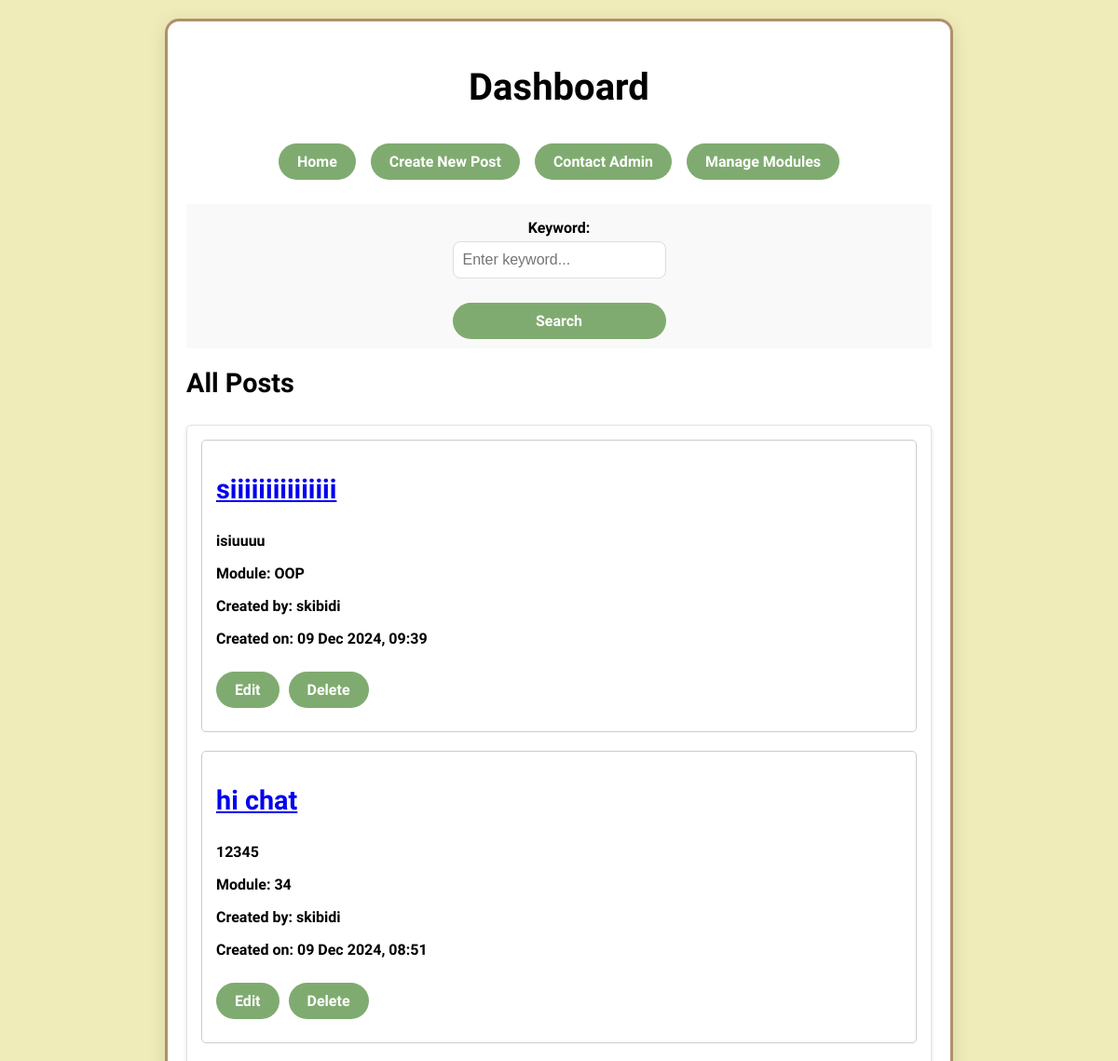
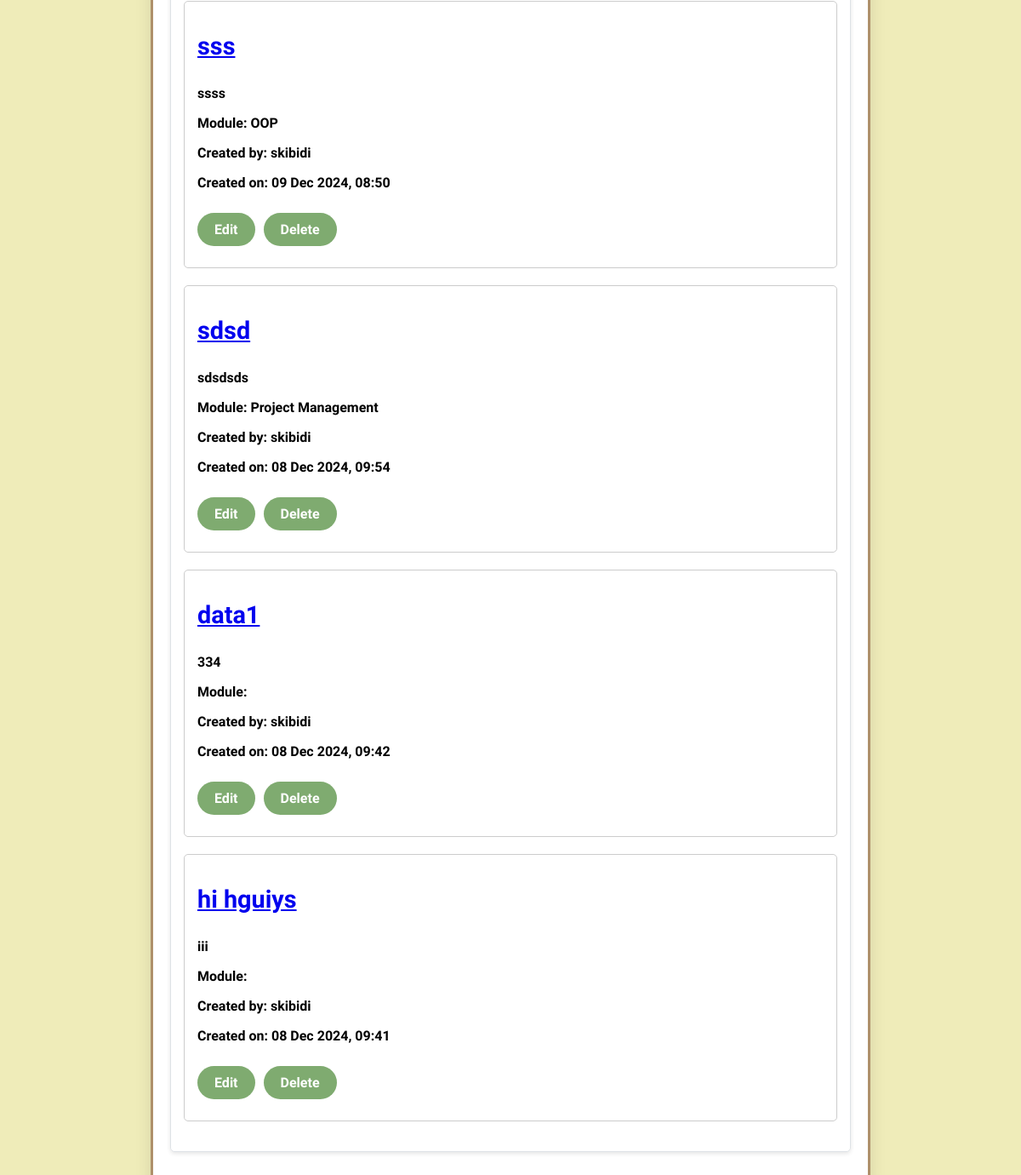
Page / (signed in) on the earlier database version (2 pictures, top to bottom).
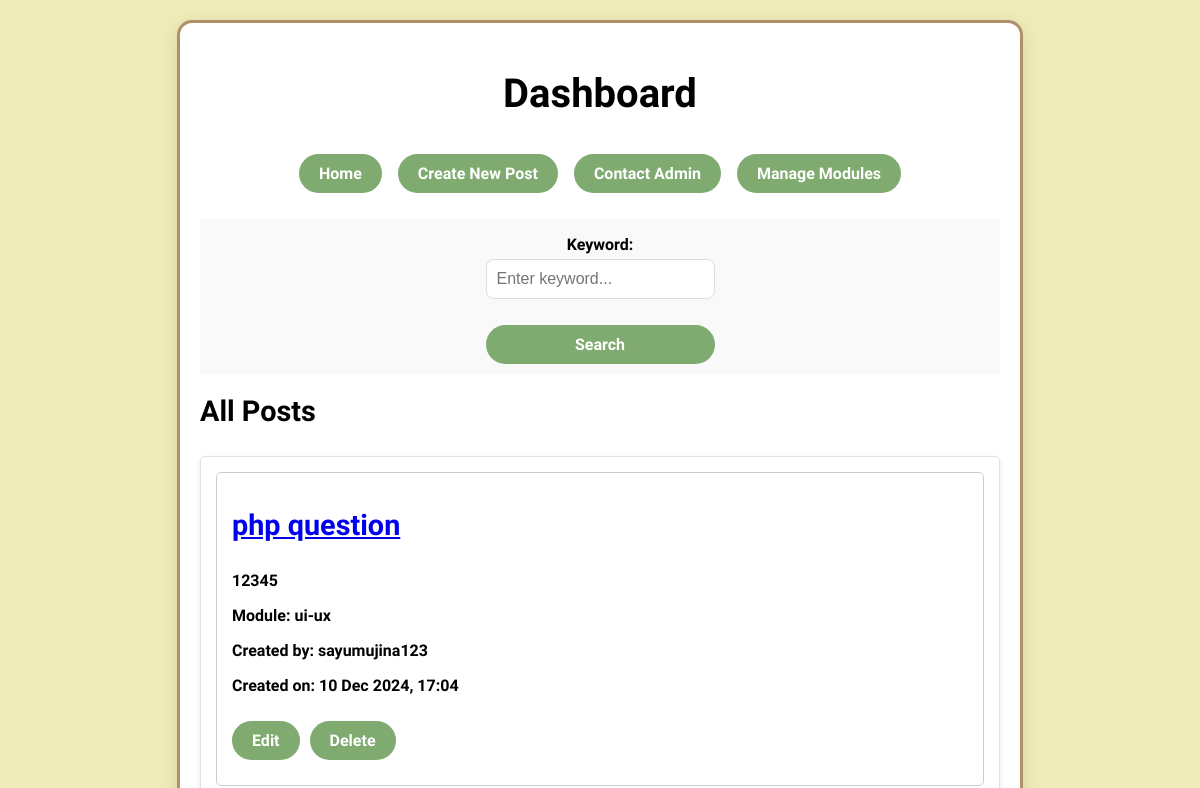
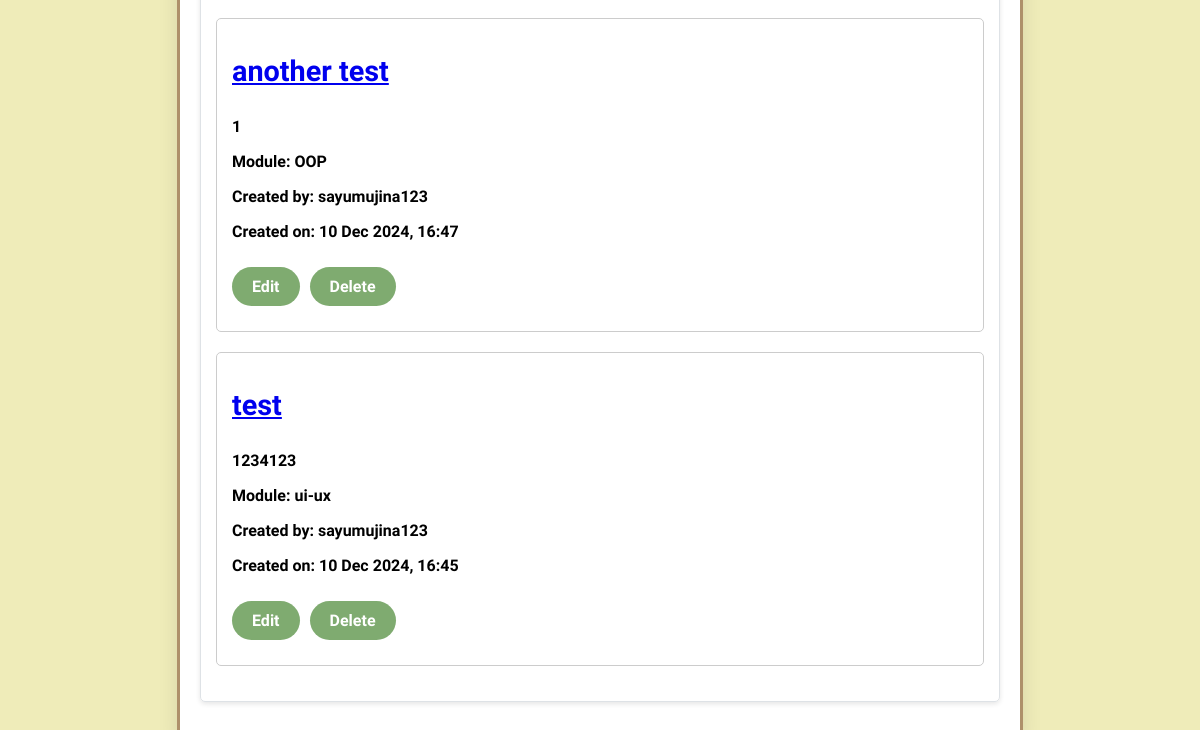
Same page on the later database version (2 pictures, top to bottom).
### tables this page shows
CREATE TABLE `posts` (
  `post_id` int(11) NOT NULL,
  `user_id` int(11) NOT NULL,
  `username` text NOT NULL,
  `title` text NOT NULL,
  `content` text NOT NULL,
  `module_id` int(11) NOT NULL,
  `creation_date` datetime NOT NULL
);

CREATE TABLE `module` (
  `module_id` int(11) NOT NULL,
  `module_name` text NOT NULL
);

### index.php (the view, shortened to what this page needs)
<?php
include 'db_connect.php';
$search = [];
$searchQuery = "WHERE 1 = 1";
$query = "SELECT posts.*, module.module_name FROM posts
    LEFT JOIN module ON posts.module_id = module.module_id $searchQuery
    ORDER BY posts.creation_date DESC";
try {
    $stmt = $pdo->prepare($query);
    $stmt->execute($search);
    $posts = $stmt->fetchAll(PDO::FETCH_ASSOC);
} catch (PDOException $e) {
    $error_message = "Error fetching posts: " . $e->getMessage();
}
?>
<!DOCTYPE html>
<html lang="en">
<head>
    <link rel="stylesheet" href="https://cdn.jsdelivr.net/npm/bootstrap-icons@1.5.0/font/bootstrap-icons.css">
</head>
<body>
    <div class="container">
        <div class="welcome">
            <h1>
                <?php
                if (isset($_SESSION['session_username'])) {
                    echo "Dashboard<strong>";
                } else {
                    echo "You are not logged in.";
                }
                ?>
            </h1>
        </div>
        <div class="top-button-container">
            <a href="homepage.php" class="button">Home</a>
            <a href="create_posts.php" class="button">Create New Post</a>
            <a href="contact_admin.php" class="button">Contact Admin</a>
            <a href="manage_modules.php" class="button">Manage Modules</a>
        </div>
        <div id="search" class="search">
            <form>
                <div class="search">
                    <label for="keyword">Keyword:</label>
                    <input type="text" name="keyword" id="keyword" placeholder="Enter keyword...">
                </div>
                <input type="submit" class="button" value="Search">
            </form>
        </div>
        <h2>All Posts</h2>
        <div class="posts">
            <?php
            if (isset($error_message)) {
                echo "<p style='color: red;'>" . htmlspecialchars($error_message) . "</p>";
            } elseif ($posts) {
                foreach ($posts as $post) {
                    echo "<div title='post-" . $post['title'] . "' class='post'>";
                    echo "<h2><a href='create_answers.php?post_id=" . $post['post_id'] . "'>" . htmlspecialchars($post['title']) . "</a></h2>";
                    echo "<p>" . htmlspecialchars($post['content']) . "</p>";
                    echo "<p>Module: " . htmlspecialchars($post['module_name']) . "</p>";
                    echo "<p>Created by: " . htmlspecialchars($post['username']) . "</p>";
                    $creationDate = new DateTime($post['creation_date']);
                    echo "<p>Created on: " . $creationDate->format('d M Y, H:i') . "</p>";
                    echo "<a href='edit_post.php?post_id=" . $post['post_id'] . "' class='button'>Edit</a>";
                    echo "<button class='button' style='margin-left: 10px' onclick='deletePost(" . $post['post_id'] . ")'>Delete</button>";
                    echo "</div>";
                }
            } else {
                echo "<p>No posts found.</p>";
            }
            ?>
        </div>
        <?php include 'dashboard.php'; ?>
    </div>
</body>
</html>

### dashboard.php (shortened to what this page needs)
<!DOCTYPE html>
<html lang="en">
<head>
    <link rel="stylesheet" href="dashboard.css">
</head>
<body>
</body>
</html>

### dashboard.css (style rules this page uses)
body { font-family: 'Nunito Sans', 'Parkinsans', sans-serif; background-color: rgb(239,236,185); }
.container { max-width: 800px; margin: 20px auto; padding: 20px; background: #fff; border: 3px solid rgb(174,144,106); border-radius: 15px; box-shadow: 0 4px 20px rgba(10, 10, 10, 0.1); }
.welcome { text-align: center; margin-bottom: 20px; }
.welcome h1 { font-size: 2.5em; color: #000000; text-align: center; }
h1 { font-size: 2.5em; color: black; text-align: center; }
form { display: flex; flex-direction: column; }
h2 { margin-top: 20px; font-size: 1.8em; color: black; padding-bottom: 5px; }
label { font-weight: 600; margin-bottom: 5px; }
input[type="text"], textarea, select { font-family: Nutino Sans, sans-serif; width: 100%; padding: 10px; font-size: 16px; font-weight: 400; border: 1px solid #ddd; border-radius: 8px; box-sizing: border-box; }
.button { font-family: 'Nunito Sans', sans-serif; display: flex; justify-content: center; align-items: center; padding: 12px 20px; font-size: 16px; font-weight: 600; background-color: rgba(127, 171, 112); color: rgb(255, 255, 255); border: none; border-radius: 30px; cursor: pointer; transition: background 0.3s ease, transform 0.3s ease; }
.button { font-family: 'Nunito Sans', sans-serif; display: inline-block; justify-content: center; padding: 10px 20px; font-size: 16px; background-color: rgba(127, 171, 112); color: rgb(255, 255, 255); border-radius: 30px; font-weight: bold; text-decoration: none; text-align: center; transition: background 0.3s ease, transform 0.3s ease; margin: 10px 0px; }
.posts { grid-template-columns: repeat(auto-fill, minmax(300px, 1fr)); gap: 20px; border: 1px solid #dee2e6; border-radius: 5px; padding: 15px; box-shadow: 0 2px 5px rgba(0, 0, 0, 0.1); margin-bottom: 20px; }
.search { align-items: center; background-color: #f9f9f9; max-width: 1000px; display: flex; flex-direction: column; justify-content: center; margin: 1rem 0; text-align: center; }
.post { margin-bottom: 20px; padding: 15px; border: 1px solid #ccc; border-radius: 5px; }

### index.php (style rules this page uses)
body { font-weight: 600; }
.top-button-container { display: flex; justify-content: center; gap: 1rem; margin: 1rem 0; }

Differences in the rows shown:
removed posts: title "siiiiiiiiiiiiiii", content "isiuuuu", module.module_name "OOP", username "skibidi", creation_date "09 Dec 2024, 09:39"
removed posts: title "hi chat", content "12345", module.module_name "34", username "skibidi", creation_date "09 Dec 2024, 08:51"
removed posts: title "sss", content "ssss", module.module_name "OOP", username "skibidi", creation_date "09 Dec 2024, 08:50"
removed posts: title "sdsd", content "sdsdsds", module.module_name "Project Management", username "skibidi", creation_date "08 Dec 2024, 09:54"
removed posts: title "data1", content "334", username "skibidi", creation_date "08 Dec 2024, 09:42"
removed posts: title "hi hguiys", content "iii", username "skibidi", creation_date "08 Dec 2024, 09:41"
added posts: title "php question", content "12345", module.module_name "ui-ux", username "sayumujina123", creation_date "10 Dec 2024, 17:04"
added posts: title "another test", content "1", module.module_name "OOP", username "sayumujina123", creation_date "10 Dec 2024, 16:47"
added posts: title "test", content "1234123", module.module_name "ui-ux", username "sayumujina123", creation_date "10 Dec 2024, 16:45"
